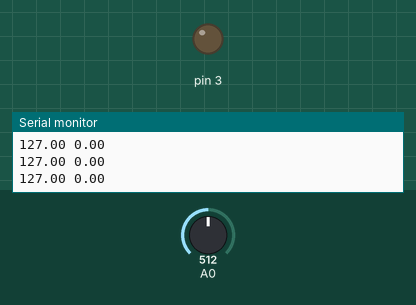
Simulated run of this sketch. Board: Arduino Uno, built with avr-gcc and run on an emulated ATmega328P. Parts: output pins drawn as LEDs (lit = HIGH), the last lines printed to the serial monitor. Inputs (shaded band) come from the test bench; at power-on: A0 = 512.

Above: at 1.2 s.
1.3 s: A0 set to 414
2.8 s: A0 set to 401
At 2.96 s:
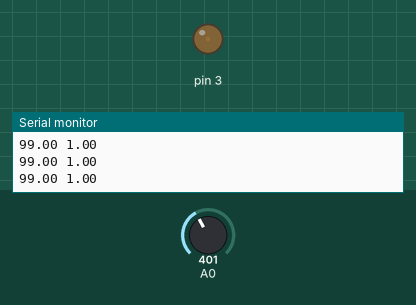
5.8 s: A0 set to 90
At 7.0 s:
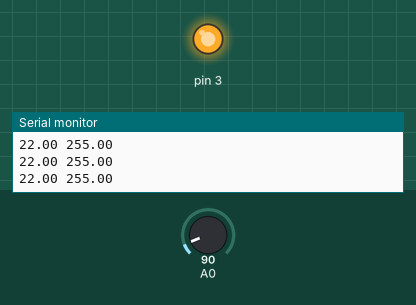
Timing chart, 0 to 8.8 s (numbered marks = the images above; inputs shaded):
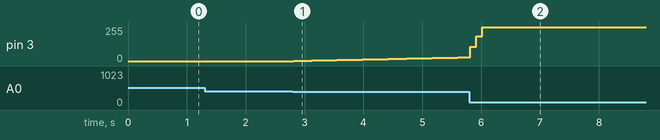

Measured:
- after the input at 2.8 s, pin 3: moves from 0/255 to 28/255 over 2.9 s, starting at once

The sketch:

PID_Controller_Tester.ino
```cpp
#include <PID_v1.h>
//Variables
double Setpoint, Input, Output;
//PID parameters
double Kp=0, Ki=10, Kd=0;

//Start PID instance
PID myPID(&Input, &Output, &Setpoint, Kp, Ki, Kd, DIRECT);

void setup()
{
  //Start a serial connection to send data by serial connection
  Serial.begin(9600);
  //Set point : Here is the brightness target
  Setpoint = 100;
  //Turn the PID on
  myPID.SetMode(AUTOMATIC);
  //Adjust PID values
  myPID.SetTunings(Kp, Ki, Kd);
}

void loop()
{
  //Read the value from the light sensor. Analog input : 0 to 1024. We map is to a value from 0 to 255 as it's used for our PWM function.
  Input = map(analogRead(0), 0, 1024, 0, 255);
  //PID calculation
  myPID.Compute();
  //Write the output as calculated by the PID function
  analogWrite(3,Output);
  //Send data by serial for plotting
  Serial.print(Input);
  Serial.print(" ");
  Serial.println(Output);
}
```
